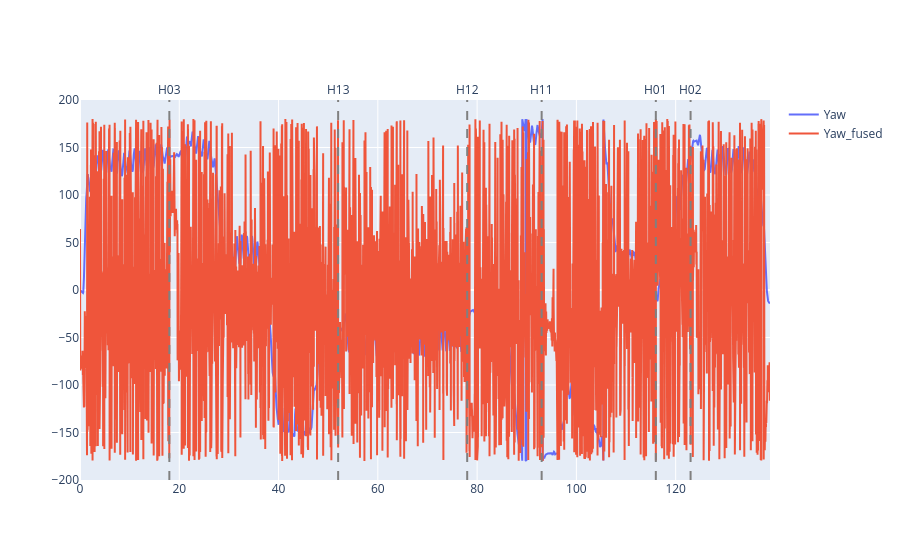

The notebook cell this image was saved under:
### Code cell
fig=go.Figure()

fig.add_trace(
    go.Scatter(
        x=df_gyro['t_sec'],
        y=df_gyro['yaw'],
        mode='lines',
        name='Yaw'
    )
)

fig.add_trace(
    go.Scatter(
        x=df_processed['t_sec'],
        y=df_processed['x'],
        mode='lines',
        name='Yaw_fused'
    )
)

markers_r2 = {18: 'H03', 52: 'H13', 78: 'H12', 93: 'H11', 116: 'H01', 123: 'H02'}
for x, label in markers_r2.items():
    fig.add_vline(
        x=x,
        line_dash='dash',
        line_color='gray',
        annotation_text=label,
        annotation_position='top'
    )
    
fig.show()

### Figure 1 — Plotly figure (JSON) as saved in the notebook; plotly's stock layout.template omitted (floating-point values rounded to 4 significant figures; data arrays with more than 128 entries replaced by an {"elided": "..."} marker saying what was removed)
{"data": [{"mode": "lines", "name": "Yaw", "type": "scatter", "x": {"elided": "17367 float values"}, "y": {"elided": "17367 float values"}}, {"mode": "lines", "name": "Yaw_fused", "type": "scatter", "x": {"elided": "52076 float values"}, "y": {"elided": "52076 float values"}}], "layout": {"annotations": [{"showarrow": false, "text": "H03", "x": 18, "xanchor": "center", "xref": "x", "y": 1, "yanchor": "bottom", "yref": "y domain"}, {"showarrow": false, "text": "H13", "x": 52, "xanchor": "center", "xref": "x", "y": 1, "yanchor": "bottom", "yref": "y domain"}, {"showarrow": false, "text": "H12", "x": 78, "xanchor": "center", "xref": "x", "y": 1, "yanchor": "bottom", "yref": "y domain"}, {"showarrow": false, "text": "H11", "x": 93, "xanchor": "center", "xref": "x", "y": 1, "yanchor": "bottom", "yref": "y domain"}, {"showarrow": false, "text": "H01", "x": 116, "xanchor": "center", "xref": "x", "y": 1, "yanchor": "bottom", "yref": "y domain"}, {"showarrow": false, "text": "H02", "x": 123, "xanchor": "center", "xref": "x", "y": 1, "yanchor": "bottom", "yref": "y domain"}], "autosize": true, "shapes": [{"line": {"color": "gray", "dash": "dash"}, "type": "line", "x0": 18, "x1": 18, "xref": "x", "y0": 0, "y1": 1, "yref": "y domain"}, {"line": {"color": "gray", "dash": "dash"}, "type": "line", "x0": 52, "x1": 52, "xref": "x", "y0": 0, "y1": 1, "yref": "y domain"}, {"line": {"color": "gray", "dash": "dash"}, "type": "line", "x0": 78, "x1": 78, "xref": "x", "y0": 0, "y1": 1, "yref": "y domain"}, {"line": {"color": "gray", "dash": "dash"}, "type": "line", "x0": 93, "x1": 93, "xref": "x", "y0": 0, "y1": 1, "yref": "y domain"}, {"line": {"color": "gray", "dash": "dash"}, "type": "line", "x0": 116, "x1": 116, "xref": "x", "y0": 0, "y1": 1, "yref": "y domain"}, {"line": {"color": "gray", "dash": "dash"}, "type": "line", "x0": 123, "x1": 123, "xref": "x", "y0": 0, "y1": 1, "yref": "y domain"}], "xaxis": {"autorange": true, "range": [0, 139], "type": "linear"}, "yaxis": {"autorange": true, "range": [-200.0, 200.0], "type": "linear"}}}
